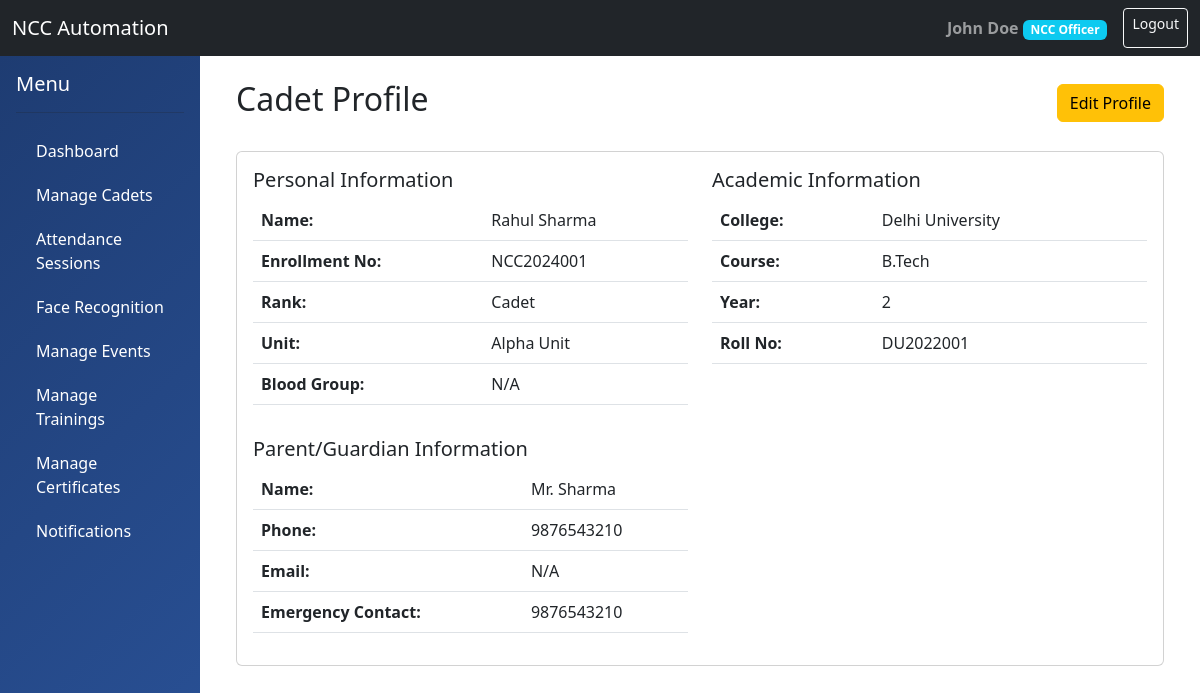
The app's page /dashboard/cadets/1/ (signed in), older data.
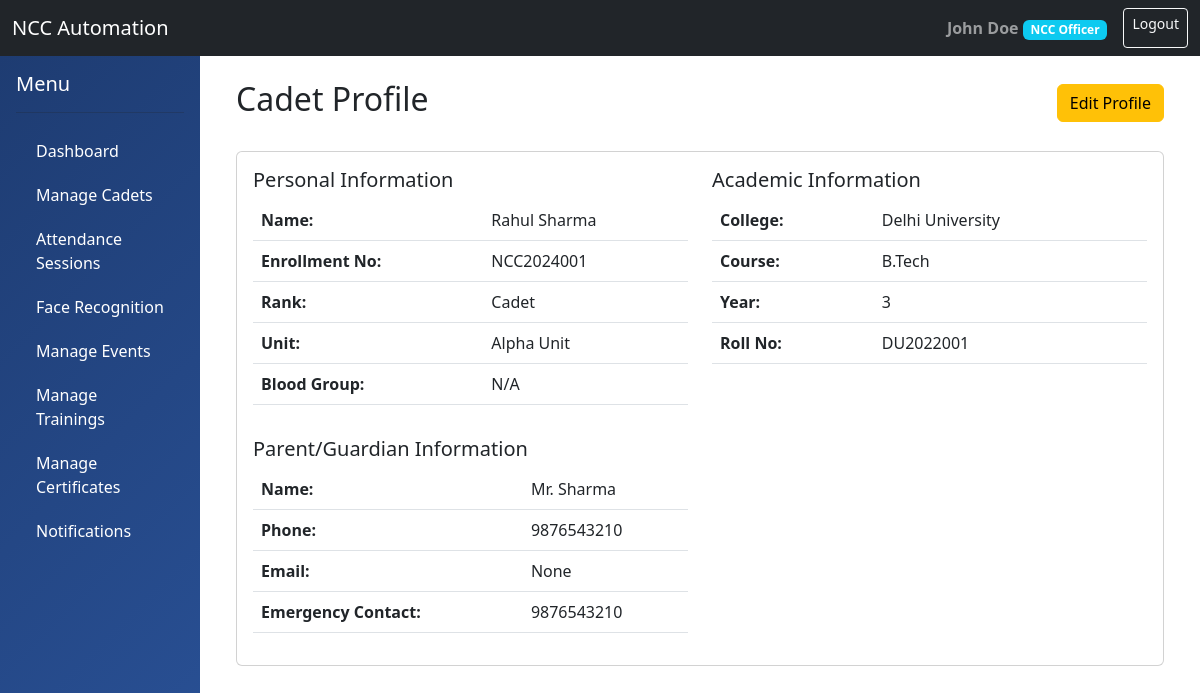
The same page, newer data.
### accounts/models.py (models this page shows, shortened)
class Cadet(models.Model):
    RANK_CHOICES = (
        ('CDT', 'Cadet'),
        ('LCPL', 'Lance Corporal'),
        ('CPL', 'Corporal'),
        ('SGT', 'Sergeant'),
        ('SUO', 'Senior Under Officer'),
    )
    user = models.OneToOneField(User, on_delete=models.CASCADE, related_name='cadet_profile')
    rank = models.CharField(max_length=10, choices=RANK_CHOICES, default='CDT')
    unit = models.ForeignKey('units.Unit', on_delete=models.SET_NULL, null=True, related_name='cadets')
    enrollment_number = models.CharField(max_length=50, unique=True)
    enrollment_date = models.DateField()
    college_name = models.CharField(max_length=200)
    course = models.CharField(max_length=100)
    year_of_study = models.IntegerField()
    roll_number = models.CharField(max_length=50)
    parent_name = models.CharField(max_length=200)
    parent_phone = models.CharField(max_length=15)
    parent_email = models.EmailField(blank=True, null=True)
    emergency_contact = models.CharField(max_length=15)
    blood_group = models.CharField(max_length=5, blank=True)
    height = models.DecimalField(max_digits=5, decimal_places=2, blank=True, null=True)
    weight = models.DecimalField(max_digits=5, decimal_places=2, blank=True, null=True)
    assigned_officer = models.ForeignKey(Officer, on_delete=models.SET_NULL, null=True, blank=True, related_name='assigned_cadets')
    class Meta:
        db_table = 'cadets'

class User(AbstractUser):
    ROLE_CHOICES = (
        ('ADMIN', 'Administrator'),
        ('OFFICER', 'NCC Officer'),
        ('CADET', 'Cadet'),
    )
    role = models.CharField(max_length=10, choices=ROLE_CHOICES, default='CADET')
    phone_number = models.CharField(max_length=15, blank=True, null=True)
    profile_picture = models.ImageField(upload_to='profiles/', blank=True, null=True)
    date_of_birth = models.DateField(blank=True, null=True)
    address = models.TextField(blank=True, null=True)
    created_at = models.DateTimeField(auto_now_add=True)
    updated_at = models.DateTimeField(auto_now=True)
    is_active_member = models.BooleanField(default=True)
    class Meta:
        db_table = 'users'
        permissions = (
            ('can_view_all_cadets', 'Can view all cadets'),
            ('can_manage_unit', 'Can manage unit'),
            ('can_mark_attendance', 'Can mark attendance'),
            ('can_create_events', 'Can create events'),
        )

### units/models.py (models this page shows, shortened)
class Unit(models.Model):
    WING_CHOICES = (
        ('ARMY', 'Army Wing'),
        ('NAVY', 'Navy Wing'),
        ('AIR', 'Air Wing'),
    )
    name = models.CharField(max_length=200)
    wing = models.CharField(max_length=10, choices=WING_CHOICES)
    unit_code = models.CharField(max_length=50, unique=True)
    location = models.CharField(max_length=200)
    contact_email = models.EmailField()
    contact_phone = models.CharField(max_length=15)
    established_date = models.DateField(blank=True, null=True)
    is_active = models.BooleanField(default=True)
    created_at = models.DateTimeField(auto_now_add=True)
    class Meta:
        db_table = 'units'
        ordering = ['name']

### accounts/views.py (the view)
@login_required
def cadet_detail_view(request, pk):
    cadet = get_object_or_404(Cadet, pk=pk)
    user = request.user
    if user.role == 'CADET':
        if not hasattr(user, 'cadet_profile') or user.cadet_profile.id != cadet.id:
            messages.error(request, 'You can only view your own profile.')
            return redirect('cadet_dashboard')
    elif user.role == 'OFFICER':
        if hasattr(user, 'officer_profile') and cadet.unit != user.officer_profile.unit:
            messages.error(request, 'You can only view cadets in your unit.')
            return redirect('cadet_list')
    is_readonly = user.role == 'CADET'
    from attendance.models import Attendance
    total_attendance = Attendance.objects.filter(cadet=cadet).count()
    present_count = Attendance.objects.filter(cadet=cadet, status='PRESENT').count()
    attendance_percentage = (present_count / total_attendance * 100) if total_attendance > 0 else 0
    return render(request, 'accounts/cadet_detail.html', {
        'cadet': cadet,
        'is_readonly': is_readonly,
        'attendance_percentage': round(attendance_percentage, 2),
        'total_sessions': total_attendance,
    })

### templates/accounts/cadet_detail.html (shortened to what this page needs)
{% extends 'base.html' %}
{% block content %}
<div class="container">
    <div class="d-flex justify-content-between align-items-center mb-4">
        <h2>Cadet Profile</h2>
        {% if is_readonly %}
            <span class="readonly-badge">READ ONLY - Contact your officer to update</span>
        {% else %}
            <a href="{% url 'cadet_update' cadet.id %}" class="btn btn-warning">Edit Profile</a>
        {% endif %}
    </div>
    <div class="card">
        <div class="card-body">
            <div class="row">
                <div class="col-md-6">
                    <h5>Personal Information</h5>
                    <table class="table">
                        <tr>
                            <th>Name:</th>
                            <td>{{ cadet.user.get_full_name }}</td>
                        </tr>
                        <tr>
                            <th>Enrollment No:</th>
                            <td>{{ cadet.enrollment_number }}</td>
                        </tr>
                        <tr>
                            <th>Rank:</th>
                            <td>{{ cadet.get_rank_display }}</td>
                        </tr>
                        <tr>
                            <th>Unit:</th>
                            <td>{{ cadet.unit.name }}</td>
                        </tr>
                        <tr>
                            <th>Blood Group:</th>
                            <td>{{ cadet.blood_group|default:"N/A" }}</td>
                        </tr>
                    </table>
                </div>
                <div class="col-md-6">
                    <h5>Academic Information</h5>
                    <table class="table">
                        <tr>
                            <th>College:</th>
                            <td>{{ cadet.college_name }}</td>
                        </tr>
                        <tr>
                            <th>Course:</th>
                            <td>{{ cadet.course }}</td>
                        </tr>
                        <tr>
                            <th>Year:</th>
                            <td>{{ cadet.year_of_study }}</td>
                        </tr>
                        <tr>
                            <th>Roll No:</th>
                            <td>{{ cadet.roll_number }}</td>
                        </tr>
                    </table>
                </div>
            </div>
            <div class="row mt-3">
                <div class="col-md-6">
                    <h5>Parent/Guardian Information</h5>
                    <table class="table">
                        <tr>
                            <th>Name:</th>
                            <td>{{ cadet.parent_name }}</td>
                        </tr>
                        <tr>
                            <th>Phone:</th>
                            <td>{{ cadet.parent_phone }}</td>
                        </tr>
                        <tr>
                            <th>Email:</th>
                            <td>{{ cadet.parent_email|default:"N/A" }}</td>
                        </tr>
                        <tr>
                            <th>Emergency Contact:</th>
                            <td>{{ cadet.emergency_contact }}</td>
                        </tr>
                    </table>
                </div>
            </div>
        </div>
    </div>
</div>
{% endblock %}

Row changes from the older to the newer data that the page shows:
changed Cadet "NCC2024001": year_of_study "2" → "3"; parent_email "N/A" → "None"
